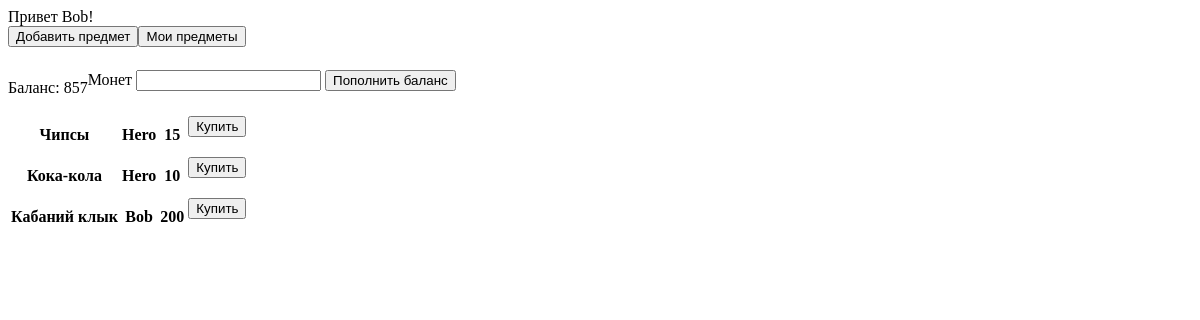
The page /main/ (signed in) on the database as committed earlier.
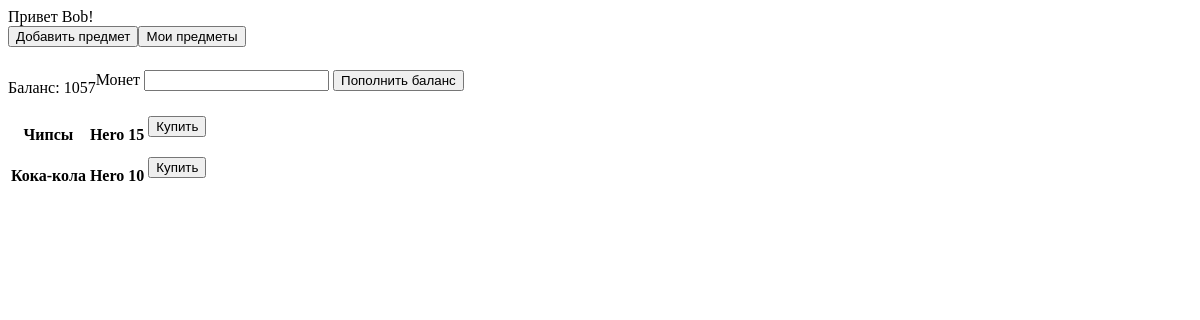
The same page on the database as committed later.
### main/models.py (models this page shows)
class Sale(models.Model):
    item = models.ForeignKey(Item, on_delete=models.CASCADE)
    price = models.IntegerField(default=1)

class Item(models.Model):
    name = models.CharField(max_length=30)
    description = models.CharField(max_length=200)
    owner = models.ForeignKey(User, on_delete=models.CASCADE)

### main/views.py (the view)
# urls.py: path("", views.index, name="index"),
def index(request):
    sale_list = Sale.objects.all()
    try:
        money = Wallet.objects.get(user = request.user)
    except Wallet.DoesNotExist:
        wallet = Wallet()
        wallet.user = request.user
        wallet.amount = 0
        wallet.save()
        money = wallet
    context = {"sale_list": sale_list, "money": money.amount}
    return render(request, "main/index.html", context)

### templates/main/index.html (shortened to what this page needs)
{% load static %}
<link rel="stylesheet" href="{% static 'main/style.css' %}">
{% if user.is_authenticated %}
  Привет {{ user.username }}!
  <div class="horizontal_container">
    <form action="{% url 'main:add_item' %}">
          <button type="submit" name="add_item_button" value="add_item_button" class="btn-link">Добавить предмет</button>
    </form>
    <form action="{% url 'main:my_items' %}">
          <button type="submit" name="my_items_button" value="my_items_button" class="btn-link">Мои предметы</button>
    </form>
  </div>
  <div class="horizontal_container">
    <p>Баланс: {{money}}</p>
    <th><form action="add_money/" method="post">
          <label for="amount">Монет</label>
          <input type="number" id="amount" name="amount">
          <button type="submit" name="add_money_button" value="add_money_button" class="btn-link">Пополнить баланс</button>
        </form>
    </th>
  </div>
  <table>
    {% for sale in sale_list %}
          <tr>
              <th>{{sale.item.name}}</th>
              <th>{{sale.item.owner}}</th>
              <th>{{sale.price}}</th>
              <th><form action="buy/{{sale.item.id}}" method="post">
                    <button type="submit" name="buy_button" value="buy_button" class="btn-link">Купить</button>
                  </form>
              </th>
          </tr>
    {% endfor %}
  </table>
{% else %}
  <p>You are not logged in</p>
  <a href="{% url 'login' %}">Log In</a>
{% endif %}

Rows that differ between the two databases and show on the page:
removed Sale: item.name "Кабаний клык", item.owner "Bob", price "200"
Other text that changed with them:
{{ money }}: "857" → "1057"
